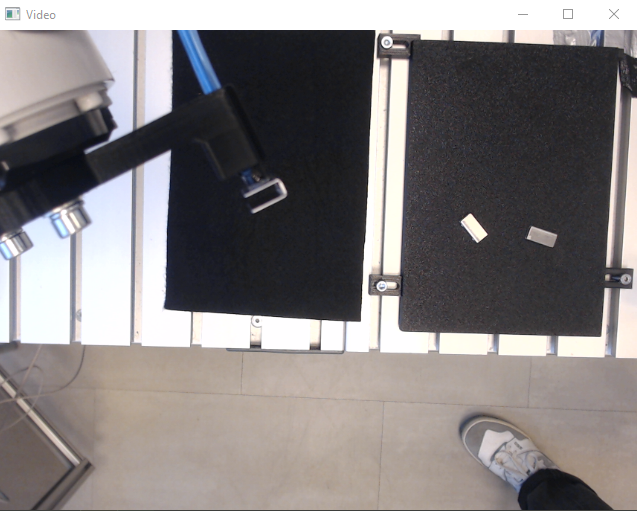
#> input picture DIR2024/image.png, 637 x 511 px
$ python test.py
#> lines starting #> are read from the running program, lines starting #| are printed output that depends on the picture; after the words box and inside, x2 and y2 are one past the last pixel; in counts of white or black regions, pixels touching at a corner belong together
### DIR2024/camera1.py
import cv2
import numpy as np


class Camera:
    # [19 lines left out: functions __init__, capture, not called in this run]

    def release(self):
        # Release the camera
        self.cap.release()

    # [6 lines left out: function capture_and_save, not called in this run]

class Vision:
    def __init__(self):
        pass

    # [37 lines left out: functions multiple_detection, calculate_mean_of_rectangle, not called in this run]

    def get_rectangles(self,frame, cutoff=50):
        # Detect edges in the frame
        gray = cv2.cvtColor(frame, cv2.COLOR_BGR2GRAY)
        # Improve edge detection
        #gray = cv2.GaussianBlur(gray, (7, 7), 1)
        edges = cv2.Canny(gray, 150, 200)
        kernel = np.ones((5, 5), np.uint8)
        closed_edges = cv2.dilate(edges, kernel, iterations=1)
        # find contours
        contours, _ = cv2.findContours(closed_edges, cv2.RETR_EXTERNAL, cv2.CHAIN_APPROX_SIMPLE)
        # fit rectangles to the contours
        rectangles = [cv2.minAreaRect(contour) for contour in contours if cv2.contourArea(contour) > cutoff]

        draw_on = frame
        # Draw the rectangles on the frame
        for rectangle in rectangles:
            points = cv2.boxPoints(rectangle)
            points = np.int0(points)
            # Draw the rectangle
            cv2.drawContours(draw_on, [points], 0, (0, 255, 0), 1)

        return draw_on, rectangles


    # [89 lines left out: functions draw_rectangle, orientation_detection, anomaly_detection, not called in this run]

    def geometric_rectification(self, frame, rectangle):
        # Get the points of the rectangle
        points = cv2.boxPoints(rectangle)
        points = np.int0(points)
        # Get the width and height of the rectangle
        width = int(rectangle[1][0])
        height = int(rectangle[1][1])
        # Define the destination points
        dst_points = np.array([[0, 0], [height, 0], [height, width], [0, width]], np.float32)
        # Get the transformation matrix
        M = cv2.getPerspectiveTransform(np.float32(points), dst_points)
        # Perform the transformation
        rectified = cv2.warpPerspective(frame, M, (height, width))
        return rectified

### DIR2024/test.py
from camera1 import Vision
import cv2
import sys
import numpy as np

# Create a Vision object
vision = Vision()

# Load the captured frame
frame = cv2.imread("image.png")
#> frame is the input picture: shape (511, 637, 3); mean B, G, R 127.1, 126.8, 131.4

frame = frame[150:250, 200:300]
#> frame: shape (100, 100, 3)

# Zoom image
frame = cv2.resize(frame, (0, 0), fx=2, fy=2)
#> frame: shape (200, 200, 3)

# Display the frame
cv2.imshow("Frame", frame)
cv2.waitKey(0)

# Find rectangles in the frame
picture, rectangles = vision.get_rectangles(frame, cutoff=500)
#> in get_rectangles, `gray = cv2.cvtColor(frame, cv2.COLOR_BGR2GRAY)`:
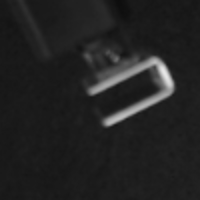
#> gray: shape (200, 200); min 13, max 230, mean 34.5
#> in get_rectangles, `edges = cv2.Canny(gray, 150, 200)`:
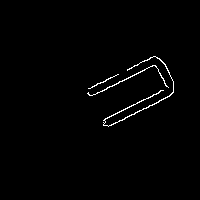
#> edges: shape (200, 200); 1.1% white in thin lines or dots, all inside (x1, y1, x2, y2) = (87, 56, 174, 127)
#> in get_rectangles, `closed_edges = cv2.dilate(edges, kernel, iterations=1)`:
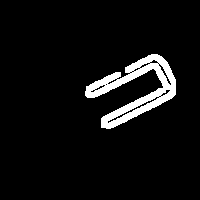
#> closed_edges: shape (200, 200); 6% white; 1 white region
#> in get_rectangles, `contours, _ = cv2.findContours(closed_edges, cv2.RETR_EXTERNAL, cv2.CH..`: contours = 1 contour; box (x1, y1, x2, y2) and area: (85, 54, 176, 129) 2442
#> in get_rectangles, `rectangles = [cv2.minAreaRect(contour) for contour in contours if cv2...`: rectangles = [((131.9, 90.3), (88.1, 49.64), -26.57)]
#> the loop in get_rectangles, `for rectangle in rectangles:` made 1 pass
#> (rectangle, points) on pass 1: (((131.9, 90.3), (88.1, 49.64), -26.57), [[103, 132], [81, 87], [160, 48], [182, 92]])
#> after the loop in get_rectangles, `for rectangle in rectangles:`:
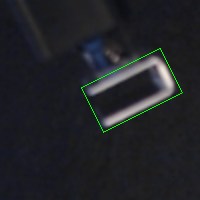
#> draw_on: shape (200, 200, 3); mean B, G, R 39.4, 35.4, 33.4
#> rectangles = [((131.9, 90.3), (88.1, 49.64), -26.57)]

# Display the frame with rectangles
cv2.imshow("Frame", picture)
cv2.waitKey(0)

def zeroPad(image, m, n):
    # Your Code Here
    X, Y = image.shape
    padded_image = np.zeros((X+2*m, Y+2*n))
    padded_image[m:X+m, n:Y+n] = image
    return padded_image

# Geometric rectification
if len(rectangles) == 1:
    rectified = vision.geometric_rectification(frame, rectangles[0])
#> in geometric_rectification, `points = cv2.boxPoints(rectangle)`: points = [[103.6, 132.2], [81.4, 87.8], [160.2, 48.4], [182.4, 92.8]]
#> in geometric_rectification, `points = np.int0(points)`: points = [[103, 132], [81, 87], [160, 48], [182, 92]]
#> in geometric_rectification, `M = cv2.getPerspectiveTransform(np.float32(points), dst_points)`: M = [[-0.444, -0.877, 161.5], [0.885, -0.433, -34.06], [-0.000137, 0.00018, 1]]
    x = rectified
    # Display the rectified frame
    cv2.imshow("Rectified", rectified)
    cv2.waitKey(0)
    # Canny image
    gray = cv2.cvtColor(x, cv2.COLOR_BGR2GRAY)
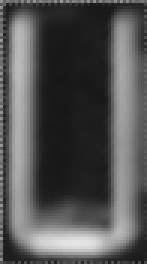
#> gray: shape (88, 49) (shown 3 times larger); min 22, max 228, mean 83.7
    # Improve edge detection
    gray = cv2.GaussianBlur(gray, (5, 5), 0.5)
    edges = cv2.Canny(gray, 200, 300)
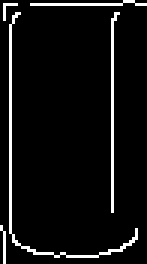
#> edges: shape (88, 49) (shown 3 times larger); 6.1% white in thin lines or dots
    # Display the edges
    cv2.imshow("Edges", edges)
    cv2.waitKey(0)


    # Rotate the frame 90
    frame = cv2.rotate(edges, cv2.ROTATE_90_CLOCKWISE)
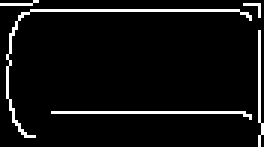
#> frame: shape (49, 88) (shown 3 times larger); 6.1% white in thin lines or dots

    print("Frame size: ", frame.shape)
#| Frame size:  (49, 88)

    cv2.imshow("Frame", frame)
    cv2.waitKey(0)

    # Orientation deteciton
    #orientation, orient_frame = vision.anomaly_detection(frame, rectangles[0])

#> (the run stopped early here; a loop or call above may not have finished)

$ run again, with DIR2024/black.jpg saved as DIR2024/image.png
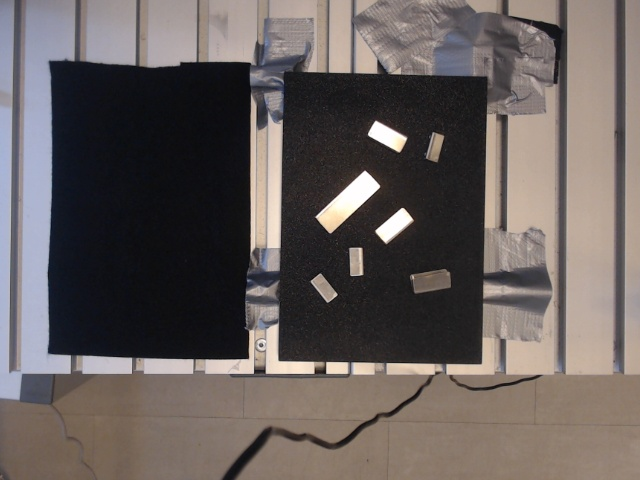
#> input picture DIR2024/black.jpg, 640 x 480 px
#> frame is the input picture: shape (480, 640, 3); mean B, G, R 92.2, 94.5, 102.4
#> in get_rectangles, `edges = cv2.Canny(gray, 150, 200)`:
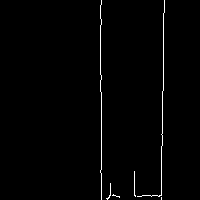
#> edges: shape (200, 200); 1.2% white in thin lines or dots, all inside (x1, y1, x2, y2) = (100, 0, 165, 200)
#> closed_edges: shape (200, 200); 6.2% white; 2 white regions
#> contours = 2 contours; box (x1, y1, x2, y2) and area: (132, 0, 167, 200) 1036, (98, 0, 122, 200) 967
#> in get_rectangles, `rectangles = [cv2.minAreaRect(contour) for contour in contours if cv2...`: rectangles = [((149.1, 99.24), (199.1, 31.57), -88.9), ((106.1, 99.65), (22.18, 199.7), -2.29)]
#> the loop in get_rectangles, `for rectangle in rectangles:` made 2 passes
#> (rectangle, points) on passes 1 to 2: (((149.1, 99.24), (199.1, 31.57), -88.9), [[162, 199], [131, 198], [135, 0], [166, 0]]), (((106.1, 99.65), (22.18, 199.7), -2.29), [[99, 199], [91, 0], [113, 0], [121, 198]])
#> after the loop in get_rectangles, `for rectangle in rectangles:`:
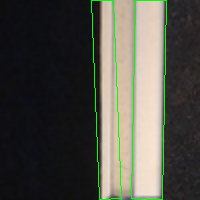
#> draw_on: shape (200, 200, 3); mean B, G, R 70.2, 78.8, 79.2
